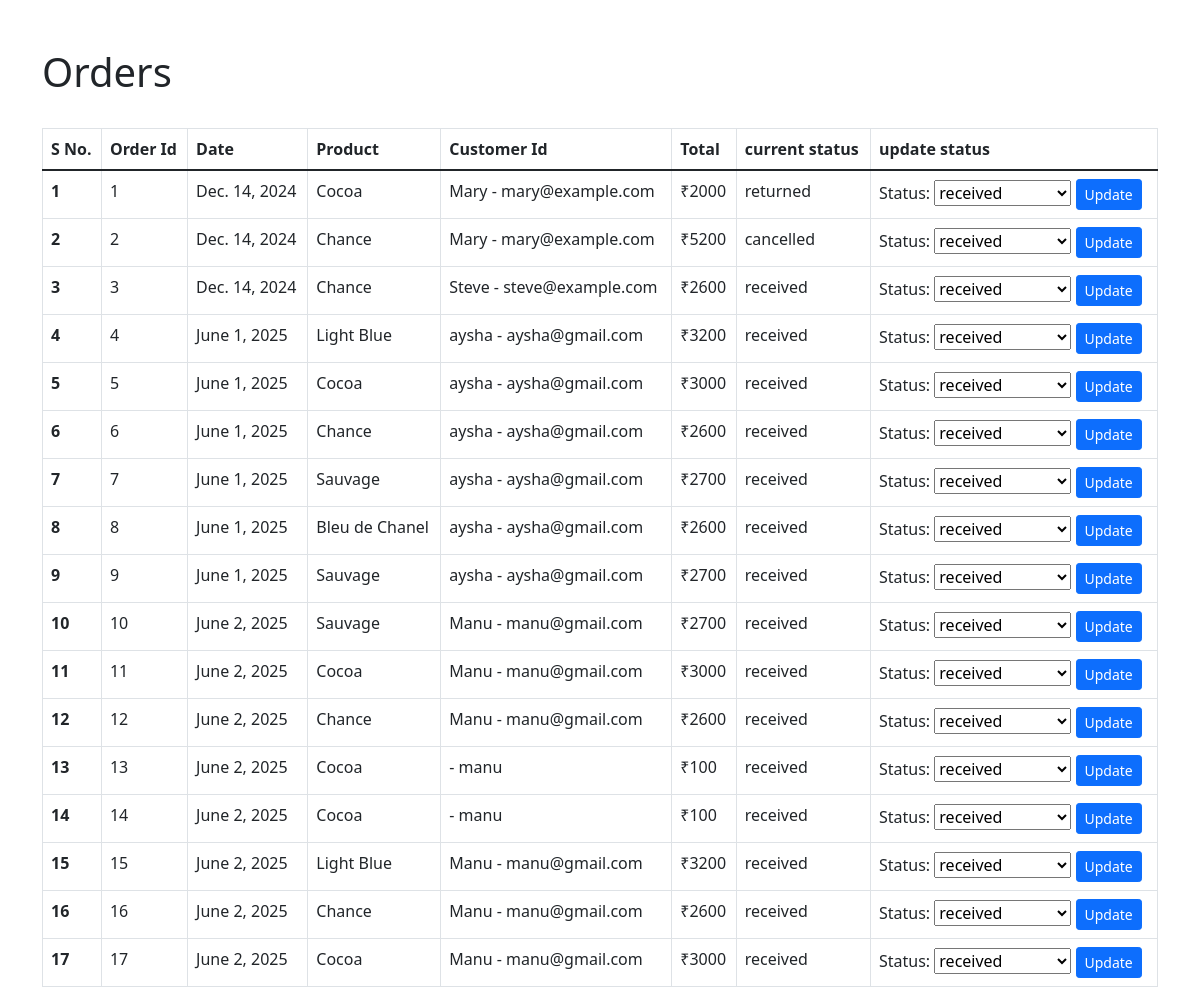
Screenshot of /ordermanage with the database file from the repository.
### core/models/order.py (models this page shows, shortened)
class Order(models.Model):
    STATUS_CHOICES = [
        ('received', 'Received'),
        ('processing', 'Processing'),
        ('delivered', 'Delivered'),
        ('cancelled', 'Cancelled'),
    ]
    product = models.ForeignKey(Product, null = True, on_delete=models.CASCADE)
    customer = models.ForeignKey(Customer, null = True, on_delete=models.CASCADE)
    quantity = models.IntegerField(default=1)
    price = models.IntegerField(default=500)
    adress = models.CharField(max_length=50, default="", blank=True)
    phone = models.CharField(max_length=10, default="", blank=True)
    date = models.DateField(default=timezone.now)
    status = models.TextField(max_length=50, choices=STATUS_CHOICES, default="received")
    rating = models.IntegerField(default=0, validators=[MinValueValidator(0),MaxValueValidator(5)])
    payment_id = models.CharField(max_length=100,null=True,blank=True)
    order_id = models.CharField(max_length=100,null=True,blank=True)
    created_at = models.DateTimeField(default=timezone.now)
    @staticmethod
    def get_all_orders():
        return Order.objects.all()

### core/models/product.py (models this page shows, shortened)
class Product(models.Model):
    name = models.CharField(max_length=50)
    price = models.IntegerField(default=0)
    description = models.CharField(max_length=2000, blank=True)
    image = models.ImageField(upload_to="images/")
    category = models.ForeignKey(Category, db_column='type2', on_delete=models.CASCADE)
    rating = models.IntegerField(default=1, validators=[MinValueValidator(0),MaxValueValidator(5)])
    brand = models.CharField(max_length=50, default="")
    gender = models.CharField(max_length=50, default="")
    size = models.CharField(max_length=50, default="")
    stock = models.IntegerField(default=0)

### core/models/customer.py (models this page shows, shortened)
class Customer(models.Model):
    first_name = models.CharField(max_length=50, null=True)
    last_name = models.CharField(max_length=50, null=True)
    email = models.EmailField(null=True)
    phone = models.CharField(max_length=10, null=True)
    gender = models.CharField(max_length=10, default="", null=True)
    password = models.CharField(max_length=150, null=True)
    created_at = models.DateTimeField(auto_now_add=True, null = True)

### core/views/ordermanage.py (the view, shortened to what this page needs)
# urls.py: path("ordermanage", ordermanage.Ordermanage.as_view(), name="ordermanage"),
class Ordermanage(View):
    def get(self, request):
        orders = Order.get_all_orders()
        return render(request, "ordermanage.html", {"order":orders})

### core/templatetags/cart.py (called while the page is built)
@register.filter(name = "currency")
def currency(number):
    return "₹" + str(number)

@register.filter(name = "mul")
def mul(n1, n2):
    return n1 * n2

### core/templates/ordermanage.html (shortened to what this page needs)
<!DOCTYPE html>
<html lang="en">
<head>
    <link href="https://cdn.jsdelivr.net/npm/bootstrap@5.1.3/dist/css/bootstrap.min.css" rel="stylesheet">
</head>
<body>
    {% load cart %}
    <div class="container">
        <br><br>
        <h1>Orders</h1>
        <br>
          <table class="table table-hover table-bordered">
              <thead>
                  <tr>
                    <th scope="col">S No.</th>
                    <th scope="col">Order Id</th>
                    <th scope="col">Date</th>
                    <th scope="col">Product</th>
                    <th scope="col">Customer Id</th>
                    <th scope="col">Total</th>
                    <th scope="col"> current status</th>
                    <th scope="col">update status</th>
                  </tr>
                </thead>
                <tbody>
                  {% for o in order %}
                      <tr>
                          <th scope="row">{{forloop.counter}}</th>
                          <td>{{o.id}}</td>
                          <td>{{o.date}}</td>
                          <td>{{o.product.name}}</td>
                          <td>{{o.customer.first_name}} - {{o.customer.email}}</td>
                          <td>{{o.price|mul:o.quantity|currency}}</td>
                          <td>{{o.status}}</td>
                          <td><form action="/ordermanage" method="POST">
                              <label>Status:</label>
                              <select id="status" name="status">
                                <option value="received">received</option>
                              </select>
                              <button type="submit" class="btn btn-sm btn-primary">Update</button>
                          </form></td>
                      </tr>
                  {% endfor %}
                </tbody>
          </table>
    </div>
</body>
</html>

### rows the page displays
Order: id "1", date "Dec. 14, 2024", product.name "Cocoa", customer.first_name "Mary", customer.email "mary@example.com", price|mul "₹2000", status "returned"
Order: id "2", date "Dec. 14, 2024", product.name "Chance", customer.first_name "Mary", customer.email "mary@example.com", price|mul "₹5200", status "cancelled"
Order: id "3", date "Dec. 14, 2024", product.name "Chance", customer.first_name "Steve", customer.email "steve@example.com", price|mul "₹2600", status "received"
Order: id "4", date "June 1, 2025", product.name "Light Blue", customer.first_name "aysha", customer.email "aysha@gmail.com", price|mul "₹3200", status "received"
Order: id "5", date "June 1, 2025", product.name "Cocoa", customer.first_name "aysha", customer.email "aysha@gmail.com", price|mul "₹3000", status "received"
Order: id "6", date "June 1, 2025", product.name "Chance", customer.first_name "aysha", customer.email "aysha@gmail.com", price|mul "₹2600", status "received"
Order: id "7", date "June 1, 2025", product.name "Sauvage", customer.first_name "aysha", customer.email "aysha@gmail.com", price|mul "₹2700", status "received"
Order: id "8", date "June 1, 2025", product.name "Bleu de Chanel", customer.first_name "aysha", customer.email "aysha@gmail.com", price|mul "₹2600", status "received"
Order: id "9", date "June 1, 2025", product.name "Sauvage", customer.first_name "aysha", customer.email "aysha@gmail.com", price|mul "₹2700", status "received"
Order: id "10", date "June 2, 2025", product.name "Sauvage", customer.first_name "Manu", customer.email "manu@gmail.com", price|mul "₹2700", status "received"
Order: id "11", date "June 2, 2025", product.name "Cocoa", customer.first_name "Manu", customer.email "manu@gmail.com", price|mul "₹3000", status "received"
Order: id "12", date "June 2, 2025", product.name "Chance", customer.first_name "Manu", customer.email "manu@gmail.com", price|mul "₹2600", status "received"
Order: id "13", date "June 2, 2025", product.name "Cocoa", customer.email "manu", price|mul "₹100", status "received"
Order: id "14", date "June 2, 2025", product.name "Cocoa", customer.email "manu", price|mul "₹100", status "received"
Order: id "15", date "June 2, 2025", product.name "Light Blue", customer.first_name "Manu", customer.email "manu@gmail.com", price|mul "₹3200", status "received"
Order: id "16", date "June 2, 2025", product.name "Chance", customer.first_name "Manu", customer.email "manu@gmail.com", price|mul "₹2600", status "received"
Order: id "17", date "June 2, 2025", product.name "Cocoa", customer.first_name "Manu", customer.email "manu@gmail.com", price|mul "₹3000", status "received"
